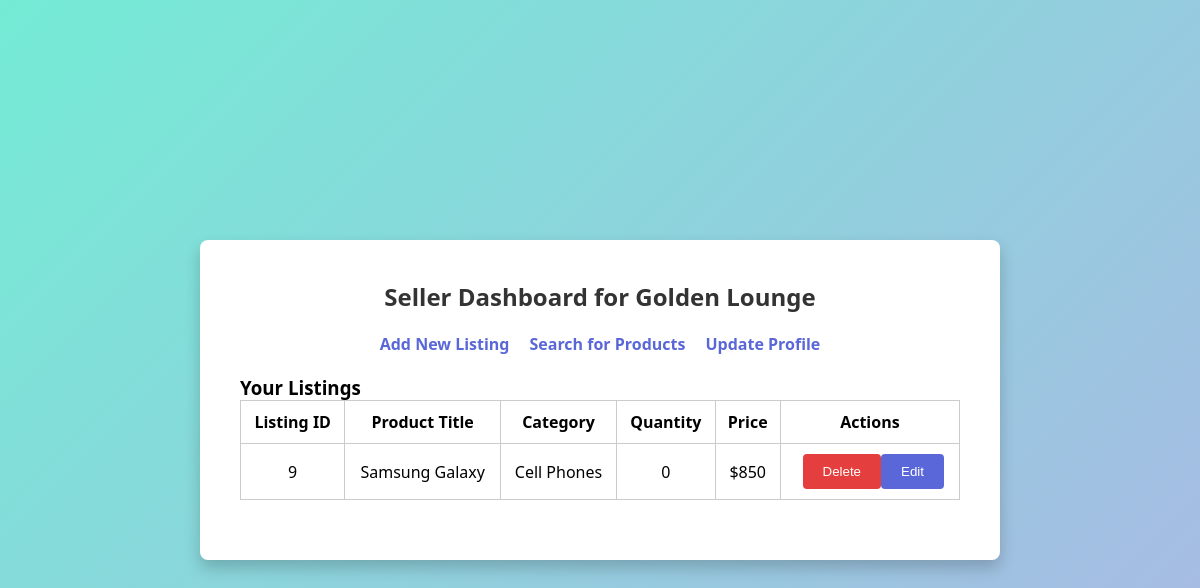
The page /seller/dashboard (signed in) on the database as committed earlier.
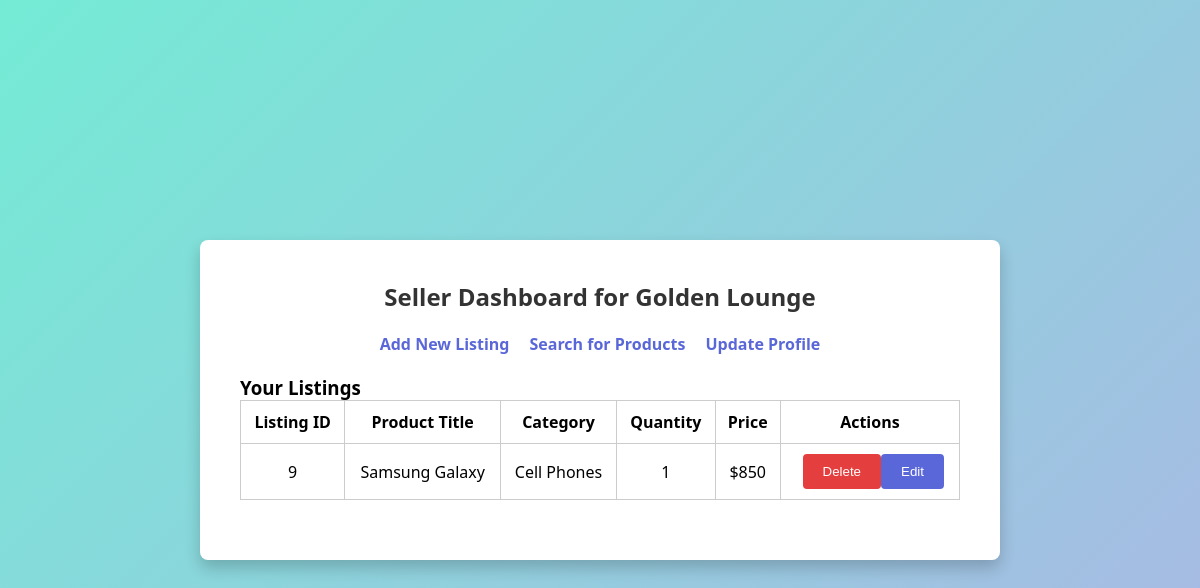
The same page on the database as committed later.
### tables this page shows
CREATE TABLE Listings
(
    seller_email        text,
    listing_id          integer,
    category            text,
    product_title       text,
    product_name        text,
    product_description text,
    quantity            integer,
    product_price       integer,
    status              integer,
    primary key (listing_id, seller_email),
    foreign key (seller_email) references Sellers(email),
    foreign key (category) references Categories(category_name)
);

### app.py (the view)
@app.route('/seller/dashboard')
def seller_dashboard():
   if "email" not in session:
       flash("Please log in.")
       return redirect(url_for("index"))
   email = session["email"]
   roles = get_user_role(email)
   if 'Seller' not in roles:
       flash("Access restricted: Seller role required.")
       return redirect(url_for("index"))
   conn = sqlite3.connect(DATABASE)
   cursor = conn.cursor()
   cursor.execute("""
       SELECT listing_id, product_title, category, quantity, product_price
       FROM Listings
       WHERE seller_email = ? AND status = 1
   """, (email,))
   listings = cursor.fetchall()
   conn.close()
   return render_template("seller_dashboard.html", listings=listings, roles=roles)

### app.py (called while the page is built)
def get_user_role(email: str) -> list:
    conn = sqlite3.connect(DATABASE)
    cursor = conn.cursor()
    roles = []
    cursor.execute("SELECT 1 FROM buyers WHERE email = ?", (email,))
    if cursor.fetchone():
        roles.append("Buyer")
    cursor.execute("SELECT 1 FROM sellers WHERE email = ?", (email,))
    if cursor.fetchone():
        roles.append("Seller")
    cursor.execute("SELECT 1 FROM helpdesk WHERE email = ?", (email,))
    if cursor.fetchone():
        roles.append("HelpDesk")
    conn.close()
    return roles

### templates/seller_dashboard.html (shortened to what this page needs)
<!DOCTYPE html>
<html>
<head>
</head>
<body>
 <div class="container">
   <h2>Seller Dashboard for {{ session.get('business_name') }}</h2>
   <div class="top-panel">
     <a href="{{ url_for('add_listing') }}">Add New Listing</a>
     <a href="{{ url_for('search') }}">Search for Products</a>
     <a href="{{ url_for('profile') }}">Update Profile</a>
   </div>
   <h3>Your Listings</h3>
   {% if listings %}
 <table>
   <tr>
     <th>Listing ID</th>
     <th>Product Title</th>
     <th>Category</th>
     <th>Quantity</th>
     <th>Price</th>
     <th>Actions</th>
   </tr>
   {% for listing in listings %}
   <tr>
     <td>{{ listing[0] }}</td>
     <td>{{ listing[1] }}</td>
     <td>{{ listing[2] }}</td>
     <td>{{ listing[3] }}</td>
     <td>${{ listing[4] }}</td>
     <td>
       <a href="{{ url_for('edit_listing', listing_id=listing[0]) }}">
         <button style="margin-right:5px;">Edit</button>
       </a>
       <form action="{{ url_for('delete_listing', listing_id=listing[0]) }}" method="post" style="display:inline;">
         <button type="submit" onclick="return confirm('Are you sure you want to delete this listing?');" style="background-color: #e53e3e;">Delete</button>
       </form>
     </td>
   </tr>
   {% endfor %}
 </table>
{% else %}
 <p>No listings found.</p>
{% endif %}
 </div>
</body>
</html>

### templates/seller_dashboard.html (style rules this page uses)
* { margin: 0; padding: 0; box-sizing: border-box; }
body { font-family: 'Segoe UI', Tahoma, Geneva, Verdana, sans-serif; background: linear-gradient(135deg, #74ebd5, #ACB6E5); min-height: 100vh; display: flex; align-items: center; justify-content: center; }
.container { background-color: #fff; border-radius: 8px; padding: 40px; width: 800px; box-shadow: 0 8px 16px rgba(0, 0, 0, 0.2); }
.top-panel { display: flex; justify-content: center; gap: 20px; margin-bottom: 20px; }
.top-panel a { color: #5A67D8; text-decoration: none; font-size: 1rem; font-weight: bold; }
h2 { text-align: center; margin-bottom: 20px; color: #333; }
table { width: 100%; border-collapse: collapse; margin-bottom: 20px; }
th, td { padding: 10px; border: 1px solid #ccc; text-align: center; }
button { width: auto; padding: 10px 20px; background-color: #5A67D8; color: white; border: none; border-radius: 4px; cursor: pointer; float: right; }

Rows that differ between the two databases and show on the page:
changed Listings "Samsung Galaxy": quantity "0" → "1"
